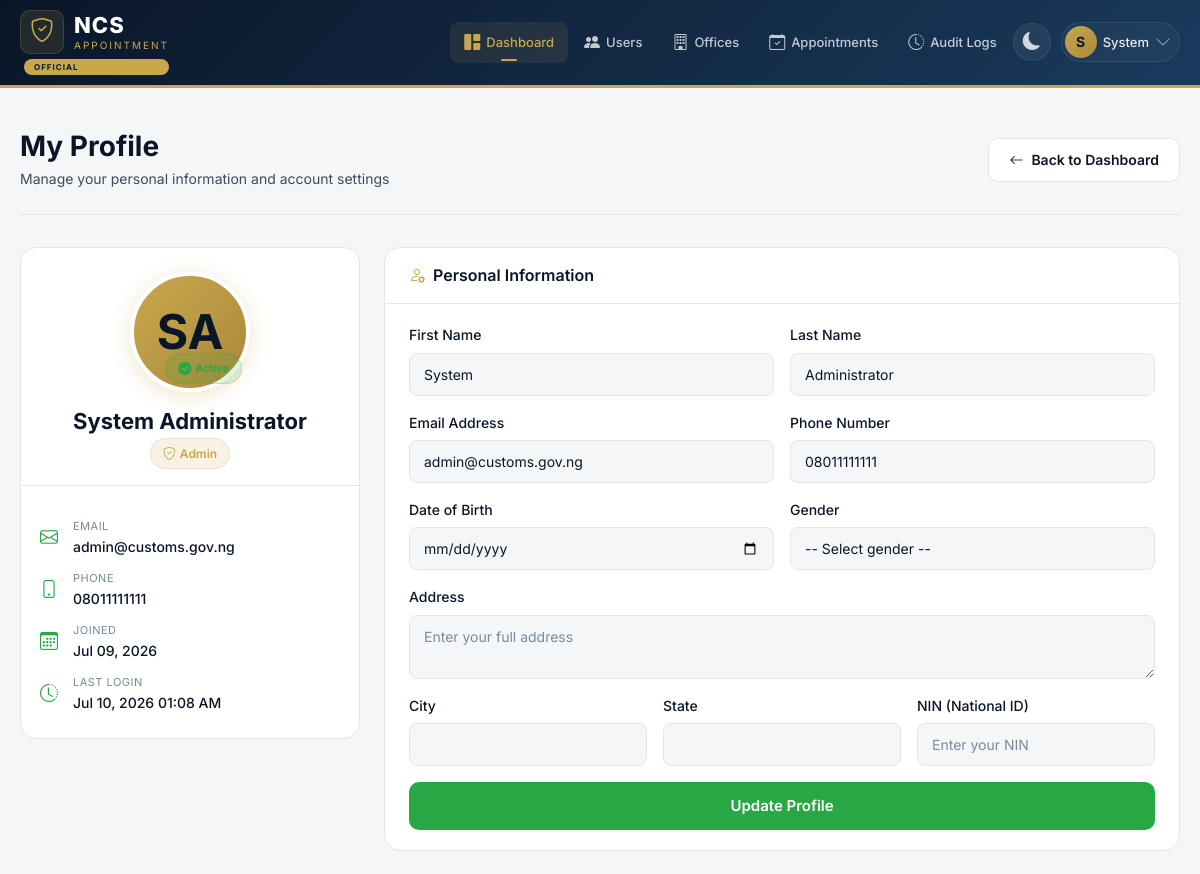
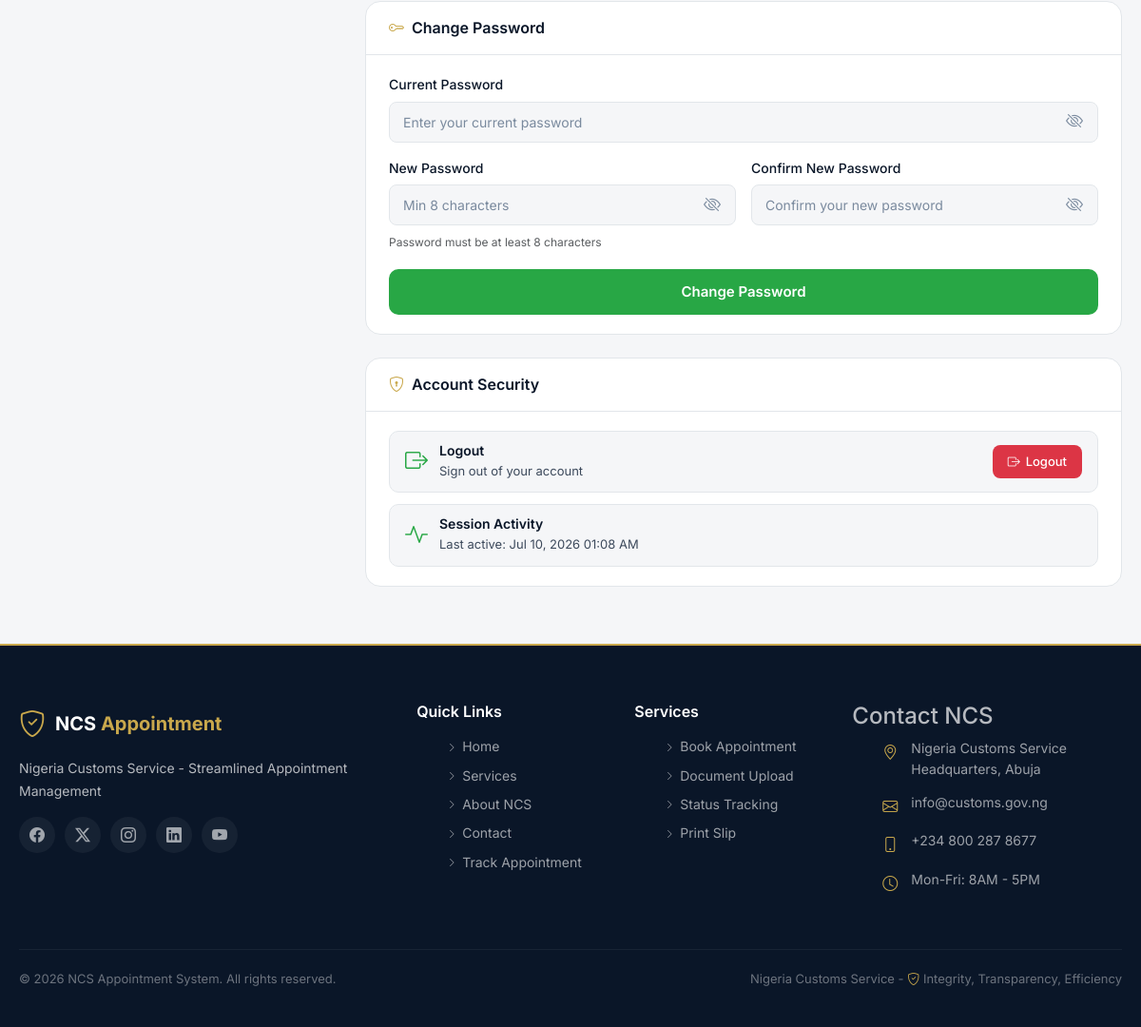
Screenshot of /admin/profile.php (signed in) with the database file from the repository (2 pictures, top to bottom).
### tables this page shows
CREATE TABLE `users` (
  `id` int(11) NOT NULL,
  `uuid` varchar(36) NOT NULL,
  `first_name` varchar(50) NOT NULL,
  `last_name` varchar(50) NOT NULL,
  `email` varchar(100) NOT NULL,
  `phone` varchar(20) NOT NULL,
  `password_hash` varchar(255) NOT NULL,
  `role` enum('applicant','officer','admin') DEFAULT 'applicant',
  `date_of_birth` date DEFAULT NULL,
  `gender` enum('male','female','other') DEFAULT NULL,
  `address` text DEFAULT NULL,
  `city` varchar(50) DEFAULT NULL,
  `state` varchar(50) DEFAULT NULL,
  `country` varchar(50) DEFAULT 'Nigeria',
  `postal_code` varchar(20) DEFAULT NULL,
  `nin` varchar(20) DEFAULT NULL,
  `is_verified` tinyint(1) DEFAULT 0,
  `is_active` tinyint(1) DEFAULT 1,
  `last_login` datetime DEFAULT NULL,
  `login_attempts` int(11) DEFAULT 0,
  `locked_until` datetime DEFAULT NULL,
  `created_at` datetime DEFAULT current_timestamp(),
  `updated_at` datetime DEFAULT current_timestamp() ON UPDATE current_timestamp()
);

### admin/profile.php (the view, shortened to what the rows shown need)
<?php
include_once __DIR__ . '/../includes/header.php';
$user_id = $_SESSION['user_id'];
$query = "SELECT u.*,
          DATE_FORMAT(u.date_of_birth, '%Y-%m-%d') as dob_formatted,
          DATE_FORMAT(u.created_at, '%b %d, %Y') as joined_date,
          DATE_FORMAT(u.last_login, '%b %d, %Y %h:%i %p') as last_login_formatted
          FROM users u
          WHERE u.id = ?";
$stmt = $conn->prepare($query);
$stmt->bind_param("i", $user_id);
$stmt->execute();
$result = $stmt->get_result();
$user = $result->fetch_assoc();
$initials = strtoupper(substr($user['first_name'], 0, 1) . substr($user['last_name'], 0, 1));
?>
<section class="dashboard-section">
    <div class="container">
        <div class="dashboard-header">
            <div>
                <h1 class="dashboard-title">My Profile</h1>
            </div>
        </div>
        <div class="profile-grid">
            <div class="profile-left">
                <div class="dashboard-card profile-card pt-4">
                    <div class="profile-avatar-wrapper">
                        <div class="profile-avatar admin-avatar">
                            <?php echo $initials; ?>
                        </div>
                        <div class="profile-status">
                            <span class="status-badge status-active">
                            </span>
                        </div>
                    </div>
                    <div class="profile-name">
                        <h2><?php echo htmlspecialchars($user['first_name'] . ' ' . $user['last_name']); ?></h2>
                        <p class="profile-role">
                            <span class="status-badge status-admin">
                                <i class="bi bi-shield-check"></i>
                                <?php echo ucfirst($user['role']); ?>
                            </span>
                        </p>
                    </div>
                    <div class="profile-info p-3">
                        <div class="profile-info-item">
                            <div>
                                <span class="info-label">Email</span>
                                <span class="info-value"><?php echo htmlspecialchars($user['email']); ?></span>
                            </div>
                        </div>
                        <div class="profile-info-item">
                            <div>
                                <span class="info-label">Phone</span>
                                <span class="info-value"><?php echo htmlspecialchars($user['phone']); ?></span>
                            </div>
                        </div>
                    </div>
                </div>
            </div>
            <div class="profile-right">
                <div class="dashboard-card">
                    <div class="card-body">
                        <form id="profileForm" class="profile-form">
                            <div class="row g-3">
                                <div class="col-md-6">
                                    <div class="form-group">
                                        <label for="first_name">First Name</label>
                                        <input type="text" id="first_name" name="first_name" class="form-control"
                                               value="<?php echo htmlspecialchars($user['first_name']); ?>" required>
                                    </div>
                                </div>
                                <div class="col-md-6">
                                    <div class="form-group">
                                        <label for="last_name">Last Name</label>
                                        <input type="text" id="last_name" name="last_name" class="form-control"
                                               value="<?php echo htmlspecialchars($user['last_name']); ?>" required>
                                    </div>
                                </div>
                                <div class="col-md-6">
                                    <div class="form-group">
                                        <label for="email">Email Address</label>
                                        <input type="email" id="email" name="email" class="form-control"
                                               value="<?php echo htmlspecialchars($user['email']); ?>" required>
                                    </div>
                                </div>
                                <div class="col-md-6">
                                    <div class="form-group">
                                        <label for="phone">Phone Number</label>
                                        <input type="tel" id="phone" name="phone" class="form-control"
                                               value="<?php echo htmlspecialchars($user['phone']); ?>" required>
                                    </div>
                                </div>
                            </div>
                        </form>
                    </div>
                </div>
            </div>
        </div>
    </div>
</section>
<?php include_once __DIR__ . '/../includes/footer.php'; ?>
</body>
</html>

### rows the page displays
users: initials "SA", first_name+last_name "System Administrator", role "Admin", email "admin@customs.gov.ng", phone "08011111111", first_name "System", last_name "Administrator"

### other values shown
$userInitial "S"
$user_fullname "System"
$user['joined_date'] "Jul 09, 2026"
$user['last_login_formatted'] "Jul 10, 2026 01:08 AM"
SITE_TAGLINE "Nigeria Customs Service - Streamlined Appointment Management"
SITE_NAME "NCS Appointment System"
